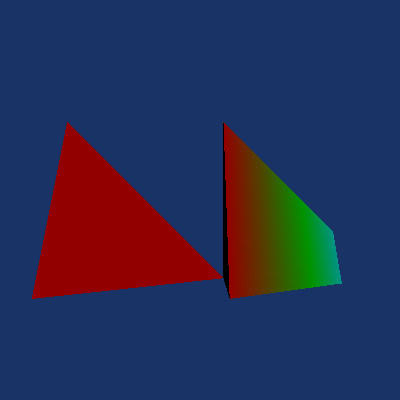

Here is the Python script that generated this plot:
#!/usr/bin/env python

# Demonstrate vtkClipDataSet on higher-order (quadratic) tetrahedra by
# creating three quadratic tetrahedra, clipping them, and rendering
# the clipped output surface.

# Factory overrides
import vtkmodules.vtkInteractionStyle  # noqa: F401
import vtkmodules.vtkRenderingOpenGL2  # noqa: F401

from vtkmodules.vtkCommonCore import (
    vtkDoubleArray,
    vtkPoints,
)
from vtkmodules.vtkCommonDataModel import (
    VTK_QUADRATIC_TETRA,
    vtkUnstructuredGrid,
)
from vtkmodules.vtkFiltersGeneral import vtkClipDataSet
from vtkmodules.vtkFiltersGeometry import vtkDataSetSurfaceFilter
from vtkmodules.vtkRenderingCore import (
    vtkActor,
    vtkPolyDataMapper,
    vtkRenderWindow,
    vtkRenderWindowInteractor,
    vtkRenderer,
)

# Reference quadratic tetra coordinates (10 points)
ref_coords = [
    (0, 0, 0), (1, 0, 0), (0, 1, 0), (0, 0, 1),
    (0.5, 0, 0), (0.5, 0.5, 0), (0, 0.5, 0),
    (0, 0, 0.5), (0.5, 0, 0.5), (0, 0.5, 0.5),
]

# Build 3 quadratic tetrahedra at different x offsets
all_points = vtkDoubleArray()
all_points.SetNumberOfComponents(3)
all_points.SetNumberOfTuples(30)

for ip in range(10):
    x, y, z = ref_coords[ip]
    all_points.SetTuple3(ip, x, y, z)
    all_points.SetTuple3(ip + 10, x - 1, y, z)
    all_points.SetTuple3(ip + 20, x + 1, y, z)

pts = vtkPoints()
pts.SetData(all_points)

ugrid = vtkUnstructuredGrid()
ugrid.SetPoints(pts)
ugrid.Allocate(3)
ugrid.InsertNextCell(VTK_QUADRATIC_TETRA, 10, list(range(0, 10)))
ugrid.InsertNextCell(VTK_QUADRATIC_TETRA, 10, list(range(10, 20)))
ugrid.InsertNextCell(VTK_QUADRATIC_TETRA, 10, list(range(20, 30)))

# Scalar field set to x coordinate
scalars = vtkDoubleArray()
scalars.SetName("X")
scalars.SetNumberOfTuples(30)
for ip in range(30):
    scalars.SetValue(ip, ugrid.GetPoints().GetData().GetComponent(ip, 0))

ugrid.GetPointData().AddArray(scalars)
ugrid.GetPointData().SetScalars(scalars)

# Clip at x=0.7 (inside out)
clip = vtkClipDataSet()
clip.SetInputData(ugrid)
clip.SetValue(0.7)
clip.SetInsideOut(True)

# Extract surface
surface = vtkDataSetSurfaceFilter()
surface.SetInputConnection(clip.GetOutputPort())

# Mapper and actor
mapper = vtkPolyDataMapper()
mapper.SetInputConnection(surface.GetOutputPort())

actor = vtkActor()
actor.SetMapper(mapper)

# Renderer
renderer = vtkRenderer()
renderer.AddActor(actor)
renderer.SetBackground(0.1, 0.2, 0.4)

# Window
render_window = vtkRenderWindow()
render_window.AddRenderer(renderer)
render_window.SetSize(400, 400)
render_window.SetWindowName("ho stable clip")

# Interactor
interactor = vtkRenderWindowInteractor()
interactor.SetRenderWindow(render_window)

# Scene
renderer.ResetCamera()

interactor.Initialize()
interactor.Start()
